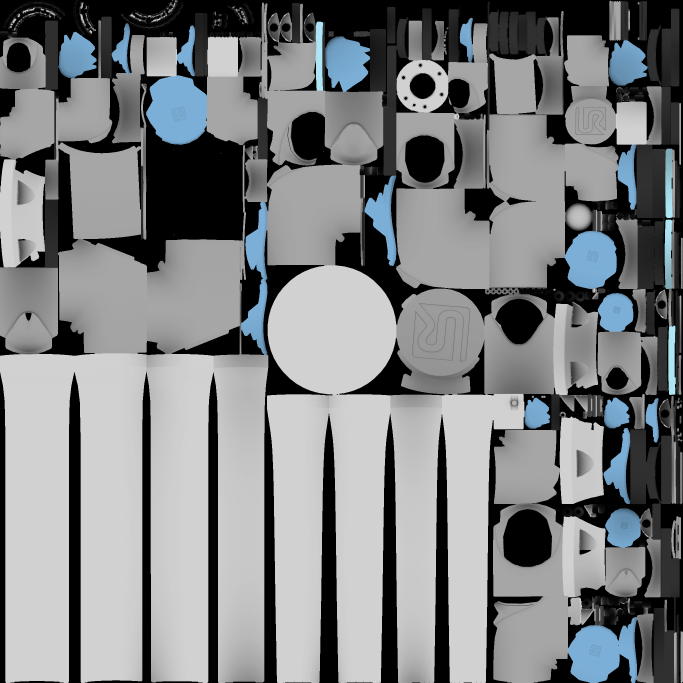
#> input picture assets/ur20_screw_station/scene_assets/UR20_DIFF_8bit_2K.png, 2048 x 2048 px (shown at 1/3 size)
$ python -i robot.py   (imports and definitions only)
#> lines starting #> are read from the running program, lines starting #| are printed output that depends on the picture
"""UR20 simulation adapter for the battery screw-removal scene."""

from __future__ import annotations

import base64
import io
import json
import os
import subprocess
import sys
import threading
import time
from pathlib import Path
from typing import Any

import numpy as np
from PIL import Image
from ur20_screw.contracts import (
    Action, ActionSemantics, Box, CameraSpec, EmbodimentFault, EmbodimentInfo,
    Observation, ObservationSpace, Scene, StateField, StateSpec, StepResult,
)
from ur20_screw.target import SCREW_TARGET

ROOT = Path(__file__).resolve().parents[3]
WORKER = ROOT / "src" / "ur20_screw" / "simulation" / "worker.py"
DEFAULT_MUJOCO_PYTHON = Path.home() / "miniconda3" / "envs" / "ur20" / "bin" / "python"
PYTHON = os.environ.get(
    "MUJOCO_PYTHON",
    str(DEFAULT_MUJOCO_PYTHON if DEFAULT_MUJOCO_PYTHON.is_file() else sys.executable),
)
MAX_CARTESIAN_TARGET_DELTA_M = 0.05
XY_ALIGNMENT_TOLERANCE_M = 0.002
XY_ALIGNMENT_RELEASE_TOLERANCE_M = 0.003
VISION_XY_MOTION_MIN_CONFIDENCE = 0.7
# 旋出前用相机估计复核套筒是否真的在螺钉头上；只靠触觉/编码器判据会把
# “压在法兰上”误判为 seated。
SOCKET_VISUAL_SEATING_RADIUS_M = 0.005
CONTACT_FORCE_THRESHOLD_N = 1.0
LOCKED_APPROACH_STEP_M = 0.01
COMPLIANT_APPROACH_DISTANCE_M = 0.05
COMPLIANT_FULL_FORCE_DISTANCE_M = 0.01
COMPLIANT_LATERAL_RELEASE_DISTANCE_M = 0.05
COMPLIANT_FORCE_SETPOINT_N = 1.0


# [85 lines left out: functions force_setpoint_for_vertical_gap, limit_cartesian_target, amplify_cartesian_target, constrain_locked_approach, constrain_uncertain_lateral_target, prevent_unaligned_descent, not called in this run]


class UR20ScrewEmbodiment:
    def __init__(self, output_dir: str | os.PathLike[str] = "outputs/ur20_screw", state_id: int = 0,
                 max_steps: int = 7500, include_force: bool = False,
                 compliant_control: bool = False, spiral_search: bool = False,
                 mujoco_viewer: bool = False, action_amplification: float = 3.0,
                 twist_after_seating: bool = False,
                 record_realtime_video: bool = False) -> None:
        self.output = Path(output_dir)
        self.spiral_force_trace_path = self.output / "spiral_force_trace.jsonl"
        self.tool_tip_trajectory_path = self.output / "tool_tip_trajectory.jsonl"
        self.video_frames_dir = self.output / "video_frames"
        self.video_frame_index = 0
        self.record_realtime_video = record_realtime_video
        self.realtime_video_frames_dir = self.output / "realtime_video_frames"
        self.realtime_video_frame_index = 0
        self._video_phase = "INITIALIZING"
        self._latest_video_frame: np.ndarray | None = None
        self._realtime_video_stop = threading.Event()
        self._realtime_video_thread: threading.Thread | None = None
        self._video_lock = threading.RLock()
        self.state_id = state_id
        self.max_steps = max_steps
        self.include_force = include_force
        self.compliant_control = compliant_control
        self.spiral_search = spiral_search
        self.twist_after_seating = twist_after_seating
        if twist_after_seating and (not spiral_search or not compliant_control or not include_force):
            raise ValueError("twist_after_seating requires force feedback, compliant control, and spiral search")
        self.mujoco_viewer = mujoco_viewer
        if not np.isfinite(action_amplification) or not 1.0 <= action_amplification <= 5.0:
            raise ValueError("action_amplification must be between 1.0 and 5.0")
        self.action_amplification = float(action_amplification)
        self._last_vision_confidence = 0.0
        self._last_vision_xy_error = np.zeros(2, dtype=float)
        self._last_screw_top_z_estimate = SCREW_TARGET.head_top_z_m
        self._last_screw_xy_estimate: np.ndarray | None = None
        self._force_proximity_latched = False
        if compliant_control and not include_force:
            raise ValueError("compliant_control requires force feedback")
        if spiral_search and not compliant_control:
            raise ValueError("spiral_search requires compliant control")
        self.environment_steps = 0
        self.physics_steps = 0
        self.spiral_internal_increments = 0
        self._last_socket_engaged = False
        self._last_visual_socket_seated = False
        self._last_engaged_seen = False
        self._last_tool_tip: np.ndarray | None = None
        self._xy_alignment_locked = False
        self._spiral_search_active = False
        self._spiral_search_guarded = False
        self._contact_seating_latched = False
        self._last_axial_contact = False
        self.process: subprocess.Popen[str] | None = None
        self._worker_env = None
        self.instruction = ""
        self.task_success = False
        self.socket_seated = False
        self.socket_turn_completed = False
        self.socket_turn_screw_delta = 0.0
        self.socket_turn_stop_reason: str | None = None
        self.max_screw_lift = 0.0
        self.engaged_seen = False
        self.info = EmbodimentInfo(
            name="ur20_screw_station",
            is_simulated=True,
            control_hz=20.0,
            capabilities=frozenset({"resettable", "renderable"}),
            action_space=Box(
                shape=(3,),
                low=np.array([-1.0, -1.0, 0.0]),
                high=np.array([1.0, 1.2, 2.0]),
                semantics=ActionSemantics(
                    control_mode="eef_abs_pose", frame="world",
                    dim_labels=("x", "y", "z"),
                    max_step=(MAX_CARTESIAN_TARGET_DELTA_M,) * 3,
                ),
            ),
            observation_space=ObservationSpace(
                cameras=tuple(CameraSpec(name, 256, 256) for name in (
                    "agentview", "wristview", "screw_front", "screw_side", "screw_back"
                )),
                state=StateSpec((StateField("eef_pos", (3,)),
                                 StateField("vision_screw_center_px", (2,)),
                                 StateField("vision_screw_position_m", (3,)),
                                 StateField("vision_screw_xy_estimate_m", (2,)),
                                 StateField("vision_screw_top_z_estimate_m", (1,)),
                                 StateField("vision_xy_error_m", (2,)),
                                 StateField("vision_confidence", (1,)),
                                 StateField("joint_pos", (6,)),
                                 StateField("joint_vel", (6,)),
                                 *((StateField("force_torque", (6,)),
                                    StateField("force_torque_compensated", (6,)),
                                    StateField("force_torque_peak_compensated", (6,))) if include_force else ()),
                                 *((StateField("force_control_state", (3,)),) if compliant_control else ()),
                                 *((StateField("spiral_axial_force_delta_n", (1,)),)
                                   if include_force and spiral_search else ()),
                                 *((StateField("spiral_search_state", (3,)),) if spiral_search else ()),
                                 *((StateField("spiral_search_exhausted", (1,)),)
                                   if spiral_search else ()),
                                 *((StateField("spiral_tactile_state", (7,)),)
                                   if include_force and spiral_search else ()),
                                 *((StateField("socket_turn_state", (3,)),) if twist_after_seating else ()))),
            ),
        docs=("UR20 with a rigidly wrist-mounted screwdriver and labeled agentview and "
              "wristview cameras. Use move_to with absolute world-frame Cartesian x, y, z "
              "targets in meters; each target change is capped at 5 cm in Euclidean "
              "distance. This is a hard safety maximum, not a recommended step size: "
              "when the target is clearly distant and the path is visibly clear, use "
              "the full allowed displacement; reduce motion size only near contact, "
              "uncertainty, or an obstacle. "
                 "The camera screw detector and calibrated camera-ray projection provide "
              "vision_screw_xy_estimate_m and vision_xy_error_m on the nominal screw-head "
              "plane; vision_screw_top_z_estimate_m is that plane's calibrated nominal Z. "
              "XY comes from the centroid of the depth samples lying on the nominal "
              "head-top plane, so a visible head side face does not bias it. The "
              "rigidly tool-mounted wristview is preferred while it sees the screw; the "
              "fixed agentview is the fallback when the wristview is occluded or cannot "
              "see it. Both are fixed calibrated cameras, not tracking cameras. "
              "These are calibrated estimates, not simulator task state. Use them "
              "only when vision_confidence is at least 0.7. Below that, hold x/y fixed and "
              "do not treat a zero error as alignment. If x/y was already aligned, the "
              "controller keeps the lock and continues the downward approach through "
              "temporary vision loss. If axial contact force is still zero and visual "
              "clearance remains, low confidence alone is not a reason to stop or call "
              "done: keep x/y fixed and continue slow downward steps toward the calibrated "
              "screw-top plane until axial force reaches 1 N. First align x/y while holding "
              "the current z, using the full safe displacement when far from the target "
              "and unobstructed. "
              + ("In force-controlled spiral-search mode, reassess image-derived x/y "
                 "error at every observation: lock x/y only while confident error is "
                 "at most 2 mm, and resume x/y correction if it later exceeds 2 mm. "
                 "While aligned, the controller enforces continued downward progress; "
                 "the move_to z target is absolute and "
                 "smaller z means down. Do not retract unless the force guard activates. "
                 if spiral_search else "")
              + "With x/y aligned, continue descending toward the visible screw top while "
              "there is clearance. "
              "The tool orientation stays fixed at the task pose "
              "and a low-level "
              "operational-space torque controller tracks that target. Use larger Cartesian "
              "motions when clearance is obvious and the target is distant; use small motions "
              "only near contact or when resolving uncertainty. Continue until visual and "
              "force evidence supports approach alignment. After axial contact, call "
              "spiral_search once only when the observed absolute Z component of "
              "force_torque_compensated reaches 1 N. Below 1 N, the tool rejects the request "
              "without advancing simulation and tells you to continue the compliant downward "
              "approach with move_to, then reassess force. After contact, do not use move_to "
              "to push through it. The search runs to completion without "
              "intermediate LLM calls. "
              "A useful visual cue is that, after the socket is properly seated over the "
              "external-hex screw head, the screw head will normally be occluded by the "
              "socket in agentview; treat this as supporting evidence, not proof by itself. "
              "Before turn_socket, the controller additionally requires a camera-based check "
              "that the estimated screw XY is within 5 mm of the socket tip; a tactile "
              "seated flag alone is not sufficient. "
              "Search runs until the tactile seating sequence is detected, a force guard fires, or the configured step limit is reached. Geometric simulator engagement is diagnostic only and does not end the search. "
              "Never infer contact or success from hidden "
              "simulator state. "
              + ("force_torque is the raw sensor wrench and force_torque_compensated is "
                 "the estimated external wrench; use compensated force and its interval "
                 "peak as contact evidence. " if include_force else "")
              + ("One OSC torque controller is used throughout. Axial force admittance "
                 "stays at 0 N while more than 5 cm above the calibrated nominal screw-top "
                 "plane, then its target follows a smooth ramp from 0 N at 5 cm to 1 N at "
                 "1 cm and remains at a 1 N setpoint after force-confirmed contact. This "
                 "is a compliant control target, not a requirement that every force sample "
                 "equal 1 N. The force zone is "
                 "armed by confident XY alignment or contact, then held through temporary "
                 "vision-confidence loss; it releases after moving more than 5 cm laterally "
                 "from the last valid screw estimate. The calibrated nominal plane is not "
                 "simulator contact truth. "
                 if compliant_control else "")
              + ("When compensated axial contact force reaches 1 N during the approach, "
                 "the controller latches contact and suspends Cartesian motion. Then call "
                 "spiral_search exactly once. The search corrects residual lateral and "
                 "hex-phase misalignment. The tip searches in "
                 "small planar increments while the socket rotates 60 degrees per "
                 "increment, with axial compliance maintained. spiral_search_state gives "
                 "active, completed increment count, and force-guard status. Seating is "
                 "confirmed from the force sensor and tool motion when the tool has moved "
                 "down at least 3 mm from contact and axial force has recovered to at least "
                 "10% of its contact baseline for 20 consecutive physics samples. The "
                 "search returns only after this condition, a force guard, or one complete "
                 "576-increment coverage. spiral_search_exhausted reports that coverage "
                 "ended without tactile seating; return control to the LLM in that case. "
                 "geometric engagement is diagnostic only and does not control the result. "
                 if spiral_search else "")
              + ("After stable socket engagement, call turn_socket when "
                 "spiral_tactile_state reports seated. The operation rotates the socket "
                 "counterclockwise through the modeled M6x1 thread until 21 mm extraction "
                 "travel is completed. The controller follows the rising screw while "
                 "maintaining axial compliance and returns only after extraction or a "
                 "force/step safety stop. "
                 "socket_turn_state contains active, signed socket angle in radians, and "
                 "completion flag. "
                 if twist_after_seating else "")
              + ("During spiral search, use the compensated force data and tool position; "
                 "the seating signal requires at least 3 mm of downward travel followed by "
                 "axial force recovery maintained for 20 physics samples. Do not infer "
                 "seating from a transient force drop or geometric simulator state. "
                 if include_force and spiral_search else "")
              + "Approach the external-hex head with visible clearance and align before "
              "descending. "
              + ("Use turn_socket for the bounded threaded screw-extraction operation. "
                 if twist_after_seating else "Do not rotate to extract the screw. ")
              + "If uncertain, inspect both labeled views before choosing the next motion."),
        )

    # [35 lines left out: functions _rpc, _record_video_frame, not called in this run]

    def set_video_phase(self, phase: str) -> None:
        with self._video_lock:
            self._video_phase = str(phase).upper()

    # [512 lines left out: functions _realtime_video_loop, start_realtime_video, stop_realtime_video, _observation, reset, step and 5 more, not called in this run]

>>> import cv2
>>> picture = cv2.imread('../../../assets/ur20_screw_station/scene_assets/UR20_DIFF_8bit_2K.png', cv2.IMREAD_GRAYSCALE)
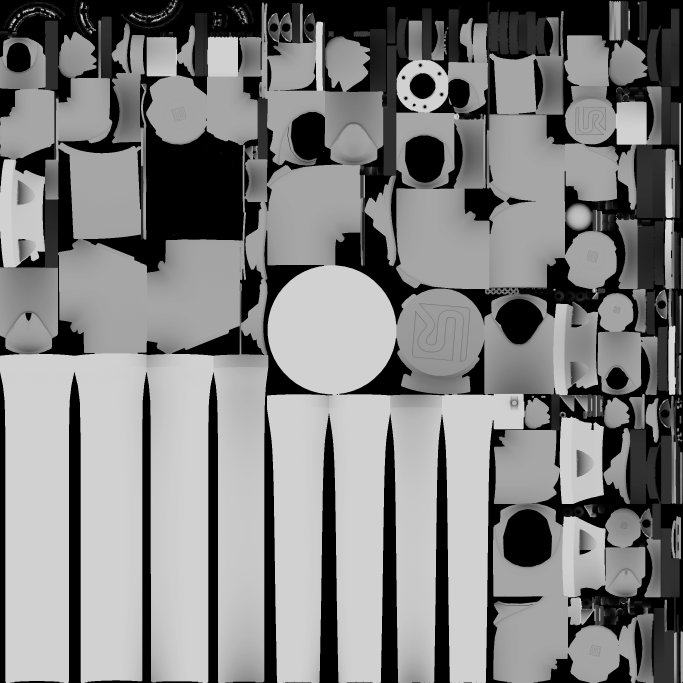
#> picture: shape (2048, 2048) (shown at 1/3 size); min 0, max 220, mean 127.5
>>> result = UR20ScrewEmbodiment().reset(picture)
#> (the run stopped early here; a loop or call above may not have finished)
